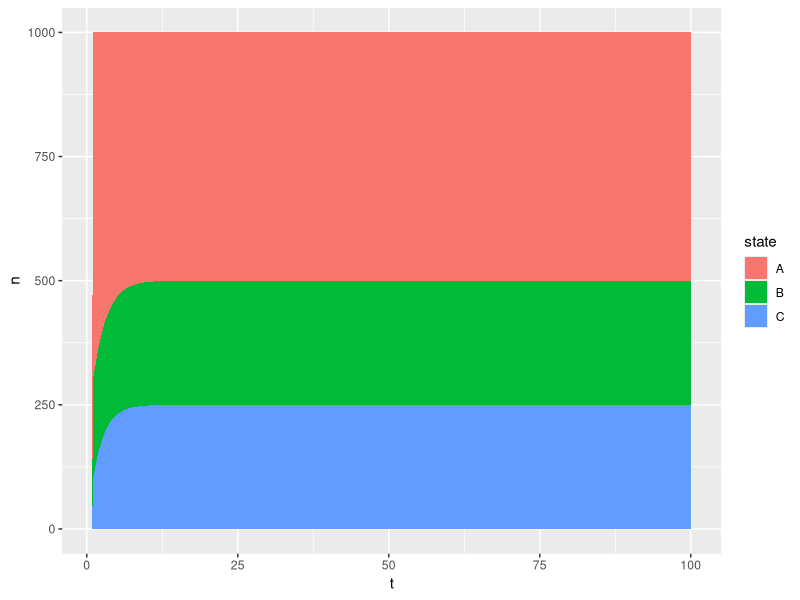
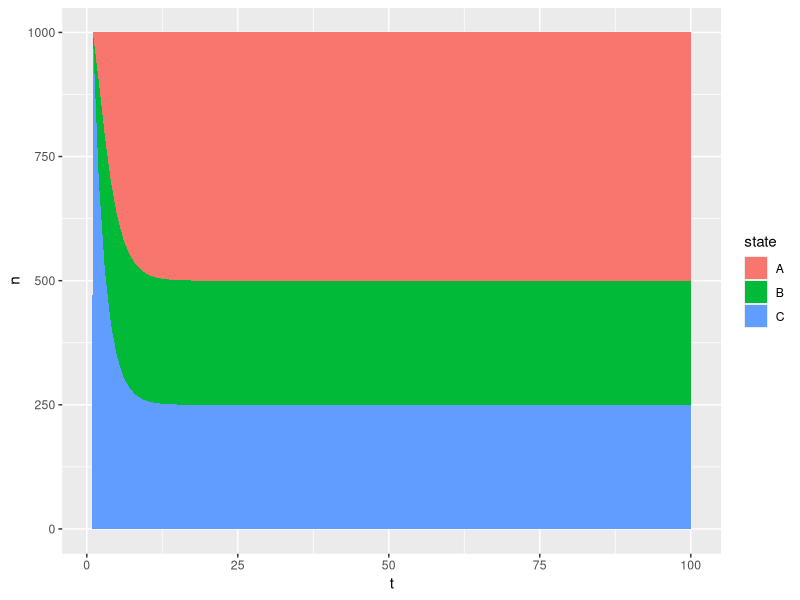
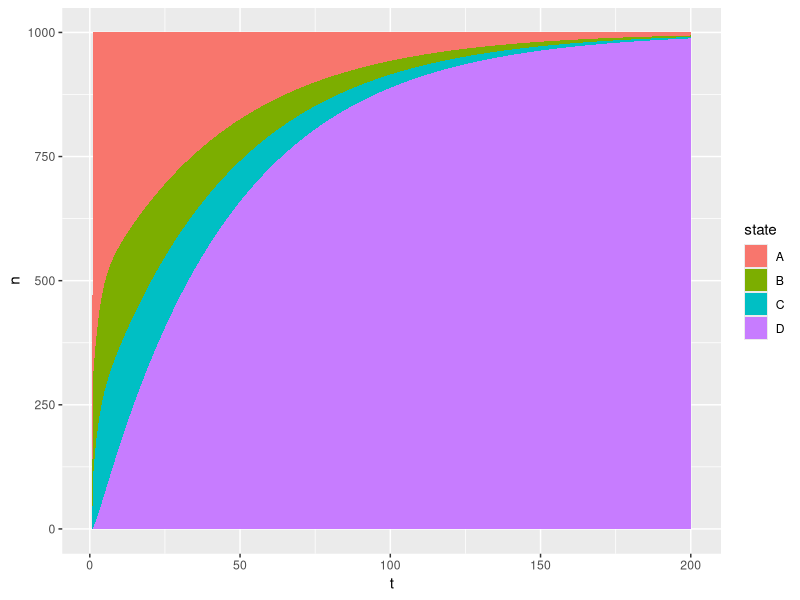
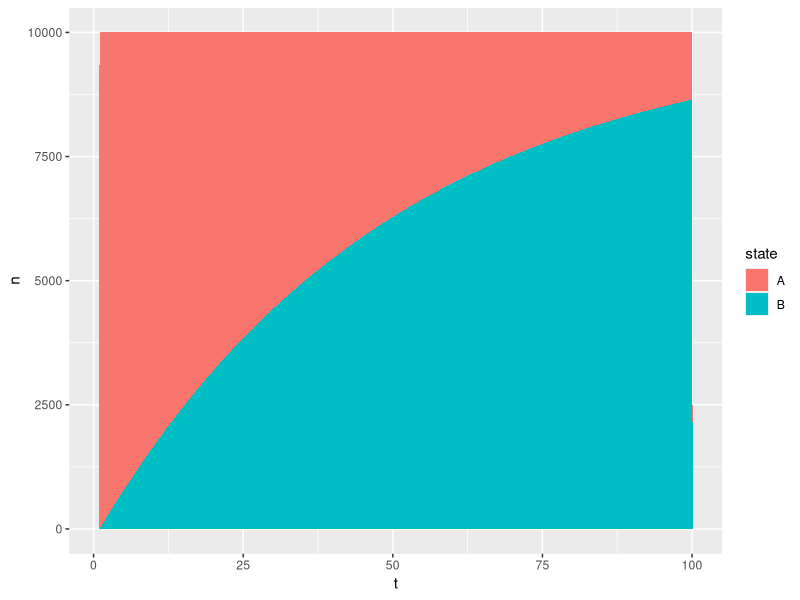
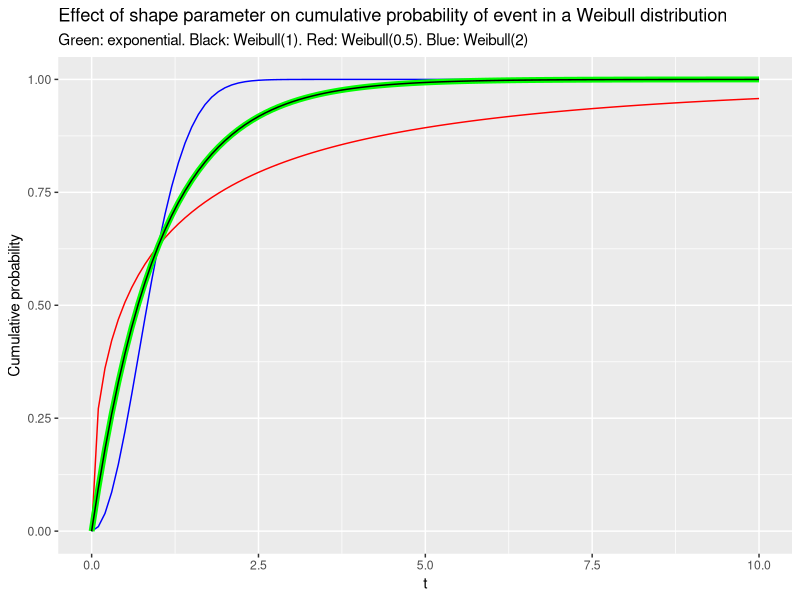
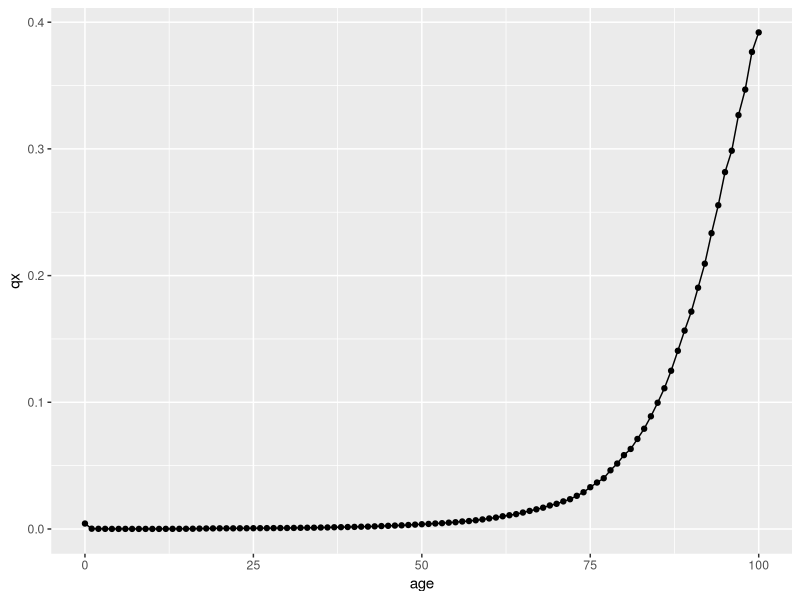
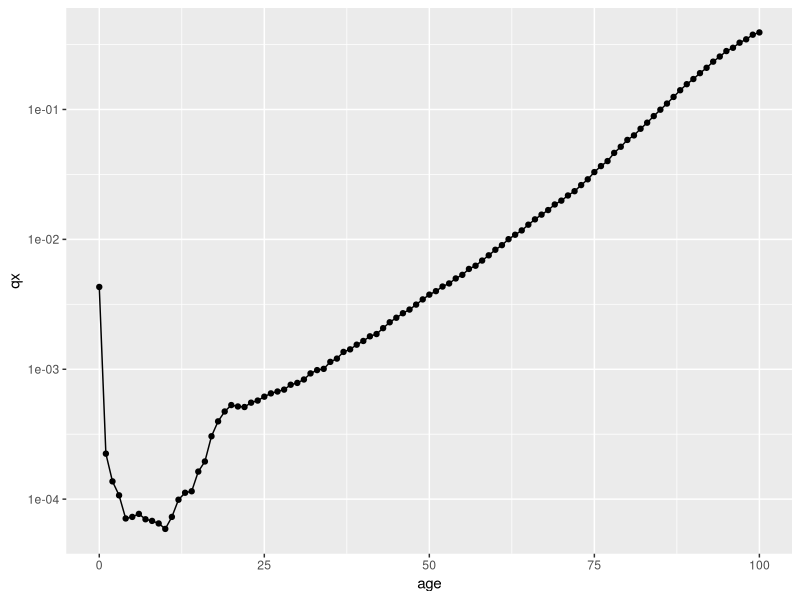
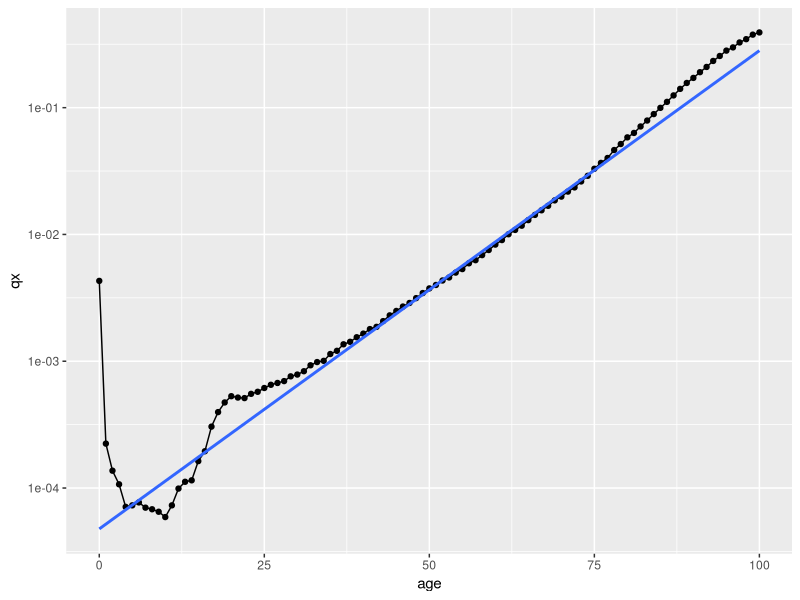

Generate these figures, in order, with R:
## ---- chunk 1
init_pop <- c(700, 200, 100)


x_matrix <- matrix(
    data = c(
        0.8, 0.1, 0.1,
        0.3, 0.6, 0.1, 
        0.1, 0.2, 0.7
    ), 
    nrow = 3, 
    byrow = TRUE
)

N_0 <- init_pop

N_1 <- N_0 %*% x_matrix # Note %*% is matrix multiplication
N_2 <- N_1 %*% x_matrix 
N_3 <- N_2 %*% x_matrix 
N_4 <- N_3 %*% x_matrix 
N_5 <- N_4 %*% x_matrix 

states_over_time <- rbind(N_0, N_1, N_2, N_3, N_4, N_5)

states_over_time

rowSums(states_over_time)
## ---- chunk 2
#| label: fig-markov-nonabsorbing
#| fig-cap: Nonabsorbing three state Markov model

library(tidyverse)

init_pop <- c(700, 200, 100)


x_matrix <- matrix(
    data = c(
        0.8, 0.1, 0.1,
        0.3, 0.6, 0.1, 
        0.1, 0.2, 0.7
    ), 
    nrow = 3, 
    byrow = TRUE
)

pop_matrix <- matrix(data = NA, nrow = 100, ncol = 3)
pop_matrix[1,] <- init_pop

colnames(pop_matrix) <- c("A", "B", "C")

N_periods <- nrow(pop_matrix)

for (i in 2:N_periods){
    pop_matrix[i,] = pop_matrix[i-1,] %*% x_matrix
}

pop_df <- pop_matrix %>% 
    as_tibble(rownames = 't') %>% 
    mutate(t = as.numeric(t)) %>% 
    pivot_longer(-t, names_to = 'state', values_to = 'n')


pop_df %>% 
    ggplot(aes(x = t, y = n, fill=state)) + 
    geom_area()
## ---- chunk 3
#| label: fig-markov-nonabsorbing-alt-init
#| fig-cap: Three state non-absorbing Markov model with different initial population distribution

library(tidyverse)

init_pop <- c(0, 0, 1000)


x_matrix <- matrix(
    data = c(
        0.8, 0.1, 0.1,
        0.3, 0.6, 0.1, 
        0.1, 0.2, 0.7
    ), 
    nrow = 3, 
    byrow = TRUE
)

pop_matrix <- matrix(data = NA, nrow = 100, ncol = 3)
pop_matrix[1,] <- init_pop

colnames(pop_matrix) <- c("A", "B", "C")

N_periods <- nrow(pop_matrix)

for (i in 2:N_periods){
    pop_matrix[i,] = pop_matrix[i-1,] %*% x_matrix
}

pop_df <- pop_matrix %>% 
    as_tibble(rownames = 't') %>% 
    mutate(t = as.numeric(t)) %>% 
    pivot_longer(-t, names_to = 'state', values_to = 'n')


pop_df %>% 
    ggplot(aes(x = t, y = n, fill=state)) + 
    geom_area()
## ---- chunk 4
#| label: fig-fourstate-markov-oneabsorbing
#| fig-cap: Four state Markov model with one absorbing state

library(tidyverse)

init_pop <- c(700, 200, 100 , 0)

pAD <- 0.01
pBD <- 0.02
pCD <- 0.05

x_matrix <- matrix(
    data = c(
        (1 - pAD) * 0.8, (1 - pAD) * 0.1, (1 - pAD) * 0.1, pAD,
        (1 - pBD) * 0.3, (1 - pBD) * 0.6, (1 - pBD) * 0.1, pBD,
        (1 - pCD) * 0.1, (1 - pCD) * 0.2, (1 - pCD) * 0.7, pCD,
        0, 0, 0, 1
    ), 
    nrow = 4, 
    byrow = TRUE
)

pop_matrix <- matrix(data = NA, nrow = 200, ncol = 4)
pop_matrix[1,] <- init_pop

colnames(pop_matrix) <- c("A", "B", "C", "D")

N_periods <- nrow(pop_matrix)

for (i in 2:N_periods){
    pop_matrix[i,] = pop_matrix[i-1,] %*% x_matrix
}

pop_df <- pop_matrix %>% 
    as_tibble(rownames = 't') %>% 
    mutate(t = as.numeric(t)) %>% 
    pivot_longer(-t, names_to = 'state', values_to = 'n')


pop_df %>% 
    ggplot(aes(x = t, y = n, fill=state)) + 
    geom_area()

## ---- chunk 5
#| label: fig-survival-as-markov
#| fig-cap: Simple survival modelling using Markov models

library(tidyverse)

init_pop <- c(10000, 0)

pAB <- 0.02

x_matrix <- matrix(
    data = c(
        1 - pAB, pAB,
        0, 1
    ), 
    nrow = 2, 
    byrow = TRUE
)

pop_matrix <- matrix(data = NA, nrow = 100, ncol = 2)
pop_matrix[1,] <- init_pop

colnames(pop_matrix) <- c("A", "B")

N_periods <- nrow(pop_matrix)

for (i in 2:N_periods){
    pop_matrix[i,] = pop_matrix[i-1,] %*% x_matrix
}

pop_df <- pop_matrix %>% 
    as_tibble(rownames = 't') %>% 
    mutate(t = as.numeric(t)) %>% 
    pivot_longer(-t, names_to = 'state', values_to = 'n')


pop_df %>% 
    ggplot(aes(x = t, y = n, fill=state)) + 
    geom_area()


## ---- chunk 6
#| label: fig-weibull
#| fig-cap: Examples of Weibull models with constant, accelerating and slowing hazards
ggplot() + 
    xlim(c(0, 10)) + 
    geom_function(fun = pweibull, args = list(shape = 1/2), colour = 'red') + 
    geom_function(fun = pweibull, args = list(shape = 2), colour = 'blue') + 
    geom_function(fun = pexp, colour = 'green', linewidth = 2) + 
    geom_function(fun = pweibull, args = list(shape = 1)) +
    labs(
        x = 't',
        y = 'Cumulative probability',
        title = 'Effect of shape parameter on cumulative probability of event in a Weibull distribution',
        subtitle = 'Green: exponential. Black: Weibull(1). Red: Weibull(0.5). Blue: Weibull(2) '
    )
## ---- chunk 7
require(readxl)

# getwd()
# list.files()
lifetable_male_latest <- readxl::read_excel(
    # path = 'posts/glms/one-off/time-and-change/nltuk198020203.xlsx',
   path = 'nltuk198020203.xlsx',
    sheet = '2019-2021',
    range = 'A6:F107'
)

lifetable_male_latest

## ---- chunk 8
#| label: fig-lifetable-qx-against-x
#| fig-cap: qx against x (age), for UK male lifetables for years 2019-2021. 
lifetable_male_latest %>%
    ggplot(aes(age, qx)) + 
    geom_line() + 
    geom_point()

## ---- chunk 9
#| label: fig-lifetable-qx-against-x-logy
#| fig-cap: qx against x (age), for UK male lifetables for years 2019-2021. Log y axis
lifetable_male_latest %>%
    ggplot(aes(age, qx)) + 
    geom_line() + 
    geom_point() + 
    scale_y_log10()


## ---- chunk 10
#| label: fig-lifetable-risk-extrap
#| fig-cap: UK male lifetable qx with extrapolation from ages 40 to 80 years inclusive to earlier and later ages.
lifetable_male_latest %>%
    ggplot(aes(age, qx)) + 
    geom_line() + 
    geom_point() + 
    stat_smooth(aes(age, qx), inherit.aes = FALSE, 
    data = lifetable_male_latest %>% filter(between(age, 40, 80)),
    method = 'lm',
    se = FALSE,
    fullrange = TRUE) + 
    scale_y_log10()

## ---- chunk 11

# Take just the two variables we need
mini_lifetable <- 
    lifetable_male_latest %>% 
        select(x = age, qx)

# Number of age periods 
N <- nrow(mini_lifetable)

# Cumulative survivorship vector
S_x <- vector('numeric', length = N)


# Everyone's alive at the start 
S_x[1] <- 1

# Apply each age's hazard to the surviving population
for (i in 2:N){
    S_x[i] <- S_x[i-1] * (1 - mini_lifetable$qx[i-1])
}

# Everyone is either alive or dead, so everyone who's not alive by a given age must be dead
# Cumulative mortality vector
H_x <- 1 - S_x

mini_lifetable <- 
    mini_lifetable %>%
    mutate(S_x = S_x, H_x = H_x)

mini_lifetable
## ---- chunk 12
mini_lifetable %>% 
    ggplot(aes(x, S_x)) + 
    geom_line() + 
    geom_point() + 
    labs(
        y = 'Cumulative proportion alive by age x',
        x = 'Age x',
        title = 'Our cumulative survivorship'
    )

## ---- chunk 13
mini_lifetable %>% 
    left_join(
        lifetable_male_latest %>% 
            select(x = age, lx)
    ) %>% 
    mutate(S_x = 100000 * S_x) %>% 
    select(x, S_x, lx) %>% 
    pivot_longer(cols = c(S_x, lx), names_to = 'variable',) %>% 
    ggplot(aes(x=x, y = value, colour = variable, group = variable)) + 
    geom_point(aes(shape = variable)) + 
    geom_line() + 
    labs(
        title = 'Self-calculated and pre-generated cumulative survivorship', 
        x = 'Age x', 
        y = 'Cumulative survivorship by age x'
    )


## ---- chunk 14
#| label: fig-fourstate-markov-twoabsorbing
#| fig-cap: Four state Markov model with two absorbing states. Two scenarios

library(tidyverse)

scenario_A_init_pop <- c(900, 100, 0, 0)
scenario_B_init_pop <- c(500, 500, 0, 0)


pAC <- 0.01 # probability of non-smoker dying of lung cancer: 1% 
pAD <- 0.04 # probability of non-smoker dying of other causes: 4% 

pBC <- 0.20 # probability of smoker dying of lung cancer: 20%
pBD <- 0.05 # probability of smoker dying of other causes: 5%


x_matrix <- matrix(
    data = c(
        (1 - pAC - pAD) * 0.98, (1 - pAC - pAD) * 0.02, pAC, pAD, 
        # Each cycle, a non-smoker who does not die has a 2% probability of becoming a smoker 
        (1 - pBC - pBD) * 0.98, (1 - pBC - pBD) * 0.02, pBC, pBD, 
        # Each cycle, a smoker who does not die has a 2% probability of becoming a non-smoker

        0, 0, 1, 0, # First absorbing state: lung cancer death
        0, 0, 0, 1  # Second absorbing state: other death
    ), 
    nrow = 4, 
    byrow = TRUE
)

pop_matrix_scenario_A <- matrix(data = NA, nrow = 200, ncol = 4)
pop_matrix_scenario_A[1,] <- scenario_A_init_pop

pop_matrix_scenario_B <- matrix(data = NA, nrow = 200, ncol = 4)

pop_matrix_scenario_B[1,] <- scenario_B_init_pop

colnames(pop_matrix_scenario_A) <- c("Alive:NonSmoker", "Alive:Smoker", "Dead:Lung", "Dead:NonLung")
colnames(pop_matrix_scenario_B) <- c("Alive:NonSmoker", "Alive:Smoker", "Dead:Lung", "Dead:NonLung")

N_periods <- nrow(pop_matrix_scenario_A)

for (i in 2:N_periods){
    pop_matrix_scenario_A[i,] = pop_matrix_scenario_A[i-1,] %*% x_matrix
    pop_matrix_scenario_B[i,] = pop_matrix_scenario_B[i-1,] %*% x_matrix
}

pop_df_scenario_A <- pop_matrix_scenario_A %>% 
    as_tibble(rownames = 't') %>% 
    mutate(t = as.numeric(t)) %>% 
    pivot_longer(-t, names_to = 'state', values_to = 'n')

pop_df_scenario_B <- pop_matrix_scenario_B %>% 
    as_tibble(rownames = 't') %>% 
    mutate(t = as.numeric(t)) %>% 
    pivot_longer(-t, names_to = 'state', values_to = 'n')

pop_df <- 
    bind_rows(
        pop_df_scenario_A %>% mutate(scenario = 'A'),
        pop_df_scenario_B %>% mutate(scenario = 'B')
    )


n_prop_scen_A <- pop_df %>% 
    filter(t == 200, scenario == 'A', state == 'Dead:Lung') %>% pull(n) 

n_prop_scen_B <- pop_df %>% 
    filter(t == 200, scenario == 'B', state == 'Dead:Lung') %>% pull(n) 

pop_df %>% 
    ggplot(aes(x = t, y = n, fill=state)) + 
    geom_area() +
    facet_wrap(~ scenario, ncol = 1)


